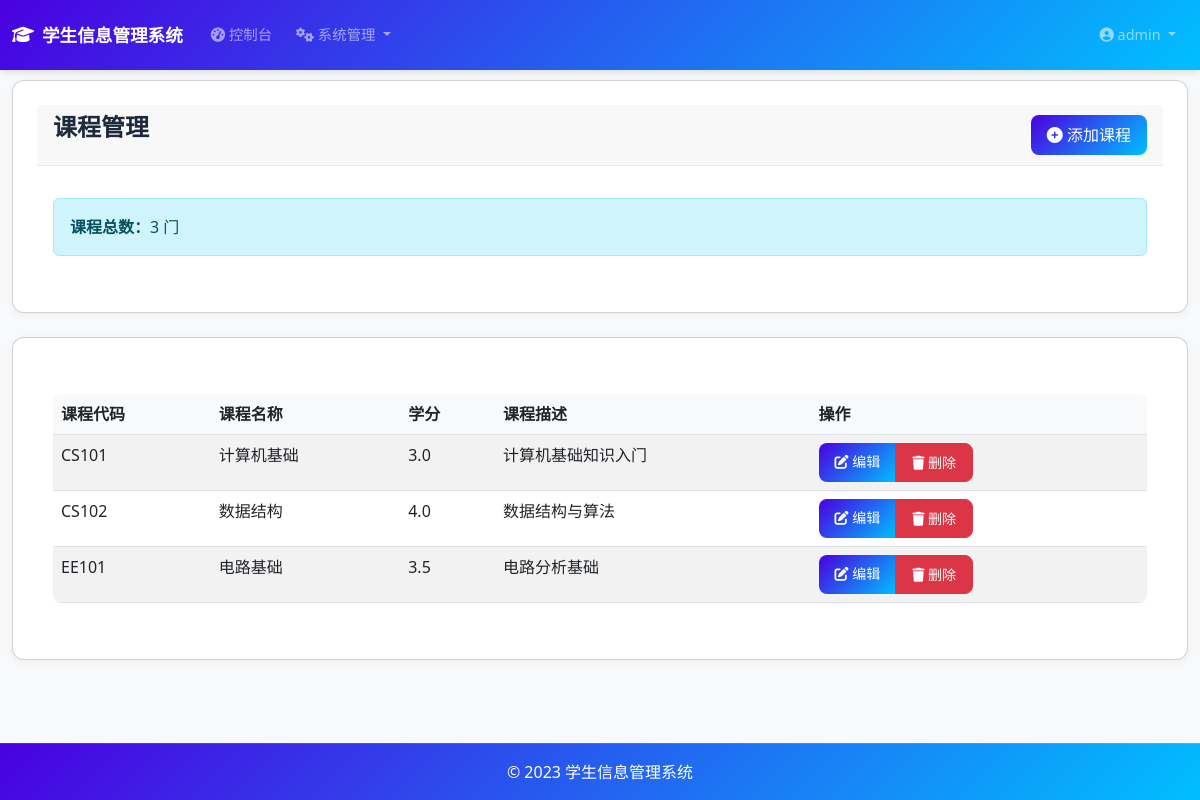
Page /admin/courses (signed in) on the committed database.
### models.py (models this page shows, shortened)
class User(UserMixin, db.Model):
    id = db.Column(db.Integer, primary_key=True)
    username = db.Column(db.String(80), unique=True, nullable=False)
    email = db.Column(db.String(120), unique=True, nullable=False)
    password_hash = db.Column(db.String(128))
    is_admin = db.Column(db.Boolean, default=False)
    created_at = db.Column(db.DateTime, default=datetime.utcnow)
    student_info = db.relationship('Student', backref='user', uselist=False)

class Course(db.Model):
    id = db.Column(db.Integer, primary_key=True)
    course_code = db.Column(db.String(20), unique=True, nullable=False)
    course_name = db.Column(db.String(100), nullable=False)
    credit = db.Column(db.Float, nullable=False)
    description = db.Column(db.Text)

### app.py (the view)
@app.route('/admin/courses')
@login_required
def list_courses():
    if not current_user.is_admin:
        abort(403)
    courses = Course.query.all()
    return render_template('courses/list.html', courses=courses)

### app.py (called while the page is built)
@login_manager.user_loader
def load_user(user_id):
    if user_id is not None:
        return User.query.get(int(user_id))
    return None

### templates/courses/list.html (shortened to what this page needs)
{% extends "base.html" %}
{% block content %}
<div class="card mb-4">
    <div class="card-header d-flex justify-content-between align-items-center">
        <h1>课程管理</h1>
        <div>
            <a href="{{ url_for('create_course') }}" class="btn btn-primary">
                <i class="fas fa-plus-circle"></i> 添加课程
            </a>
        </div>
    </div>
    <div class="card-body">
        <div class="alert alert-info">
            <strong>课程总数：</strong>{{ courses|length }} 门
        </div>
    </div>
</div>
<div class="card">
    <div class="card-body">
        {% if courses %}
        <div class="table-responsive">
            <table class="table table-striped table-hover">
                <thead>
                    <tr>
                        <th>课程代码</th>
                        <th>课程名称</th>
                        <th>学分</th>
                        <th>课程描述</th>
                        <th>操作</th>
                    </tr>
                </thead>
                <tbody>
                    {% for course in courses %}
                    <tr>
                        <td>{{ course.course_code }}</td>
                        <td>{{ course.course_name }}</td>
                        <td>{{ course.credit }}</td>
                        <td>{{ course.description[:50] + '...' if course.description and course.description|length > 50 else (course.description or '-') }}</td>
                        <td>
                            <div class="btn-group" role="group">
                                <a href="{{ url_for('edit_course', course_id=course.id) }}" class="btn btn-primary btn-sm">
                                    <i class="fas fa-edit"></i> 编辑
                                </a>
                                <button type="button" class="btn btn-danger btn-sm" data-bs-toggle="modal" data-bs-target="#deleteModal{{ course.id }}">
                                    <i class="fas fa-trash"></i> 删除
                                </button>
                            </div>
                        </td>
                    </tr>
                    {% endfor %}
                </tbody>
            </table>
        </div>
        {% else %}
        <div class="alert alert-info">
            <i class="fas fa-info-circle"></i> 暂无课程信息
        </div>
        {% endif %}
    </div>
</div>
{% endblock %}

### templates/base.html (shortened to what this page needs)
<!DOCTYPE html>
<html lang="zh-CN">
<head>
    <link href="https://cdn.jsdelivr.net/npm/bootstrap@5.3.0/dist/css/bootstrap.min.css" rel="stylesheet">
    <link rel="stylesheet" href="https://cdnjs.cloudflare.com/ajax/libs/font-awesome/6.4.0/css/all.min.css">
    <link rel="stylesheet" href="{{ url_for('static', filename='css/schedule.css') }}">
</head>
<body>
    <nav class="navbar navbar-expand-lg navbar-dark">
        <div class="container-fluid">
            <a class="navbar-brand" href="{{ url_for('index') }}">
                <i class="fas fa-graduation-cap"></i> 学生信息管理系统
            </a>
            <div class="collapse navbar-collapse" id="navbarNav">
                <ul class="navbar-nav me-auto">
                    {% if current_user.is_authenticated %}
                        <li class="nav-item">
                            <a class="nav-link" href="{{ url_for('admin_dashboard') if current_user.is_admin else url_for('dashboard') }}">
                                <i class="fas fa-tachometer-alt"></i> 控制台
                            </a>
                        </li>
                        {% if current_user.is_admin %}
                        <li class="nav-item dropdown">
                            <a class="nav-link dropdown-toggle" href="#" id="adminDropdown" role="button" data-bs-toggle="dropdown" aria-expanded="false">
                                <i class="fas fa-cogs"></i> 系统管理
                            </a>
                        </li>
                        {% endif %}
                    {% endif %}
                </ul>
                <ul class="navbar-nav">
                    {% if current_user.is_authenticated %}
                        <li class="nav-item dropdown">
                            <a class="nav-link dropdown-toggle" href="#" id="userDropdown" role="button" data-bs-toggle="dropdown" aria-expanded="false">
                                <i class="fas fa-user-circle"></i> {{ current_user.username }}
                            </a>
                        </li>
                    {% endif %}
                </ul>
            </div>
        </div>
    </nav>
    <div class="container-fluid">
        {% block content %}{% endblock %}
    </div>
    <footer class="footer mt-auto py-3">
        <div class="container text-center">
            <span>© 2023 学生信息管理系统</span>
        </div>
    </footer>
</body>
</html>

### templates/base.html (style rules this page uses)
body { font-family: 'Segoe UI', sans-serif; background-color: #f8f9fa; margin: 0; padding: 0; }
.navbar { box-shadow: 0 4px 6px -1px rgba(0, 0, 0, 0.1); padding: 1rem 0; background: linear-gradient(135deg, #4a00e0, #00bfff) !important; margin-bottom: 10px; }
.navbar-brand { font-weight: 700; font-size: 1.1rem; display: flex; align-items: center; gap: 0.5rem; }
.navbar-nav .nav-link { font-weight: 500; font-size: 0.9rem; transition: all 0.3s ease; border-radius: 0.5rem; margin: 0 0.25rem; }
.card { background: white; border-radius: 12px; padding: 1.5rem; box-shadow: 0 2px 8px rgba(0,0,0,0.05); margin-bottom: 1rem; }
.card-header { font-size: 1.5rem; font-weight: 600; margin-bottom: 1rem; padding-bottom: 0.5rem; border-bottom: 1px solid #e2e8f0; color: #1e293b; }
h1, h2, h3, h4, h5, h6 { font-size: 1.5rem; font-weight: 600; color: #1e293b; margin-bottom: 1rem; }
.table-responsive { margin-top: 1rem; }
.table { border-radius: 8px; overflow: hidden; }
.table th { background-color: #f8f9fa; font-weight: 600; }
.btn { border-radius: 8px; padding: 0.5rem 1rem; font-weight: 500; transition: all 0.3s ease; }
.btn-primary { background: linear-gradient(135deg, #4a00e0, #00bfff); border: none; }
.footer { position: fixed; bottom: 0; left: 0; width: 100%; padding: 20px 0; background: linear-gradient(135deg, #4a00e0, #00bfff); color: #ffffff; border-top: 1px solid rgba(255, 255, 255, 0.1); z-index: 10; }

### rows in the picture
User: username "admin"
Course: course_code "CS101", course_name "计算机基础", credit "3.0", description "计算机基础知识入门"
Course: course_code "CS102", course_name "数据结构", credit "4.0", description "数据结构与算法"
Course: course_code "EE101", course_name "电路基础", credit "3.5", description "电路分析基础"

### other values in the picture
{{ courses|length }} "3"
